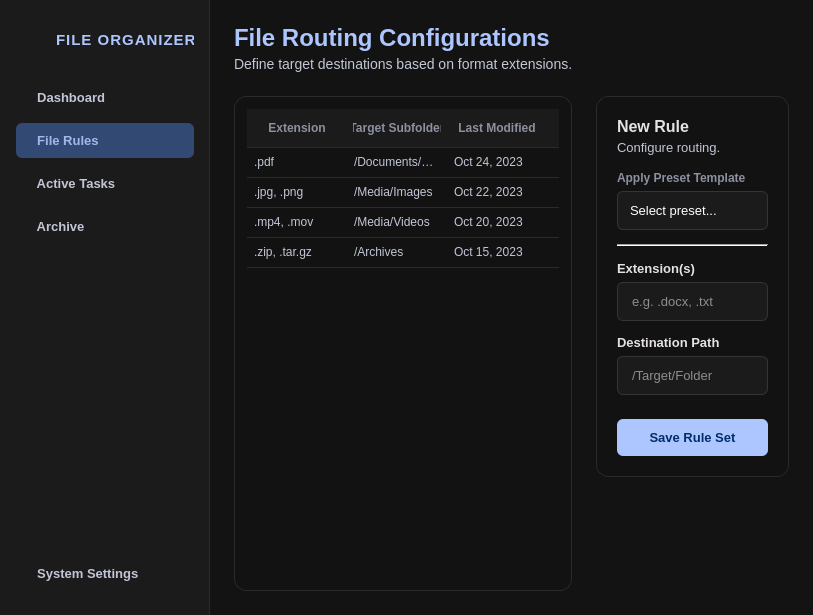
<?xml version="1.0" encoding="UTF-8"?>
<ui version="4.0">
 <class>MainWindow</class>
 <widget class="QMainWindow" name="MainWindow">
  <property name="geometry">
   <rect>
    <x>0</x>
    <y>0</y>
    <width>813</width>
    <height>615</height>
   </rect>
  </property>
  <property name="windowTitle">
   <string>Monolith File Organizer</string>
  </property>
  <property name="styleSheet">
   <string>
/* ================= MONOLITH CORE MASTER THEME ================= */
* {
    font-family: &quot;Inter&quot;, &quot;Segoe UI&quot;, sans-serif;
    color: #e5e2e1;
}
QMainWindow, QWidget#centralwidget, QStackedWidget, QWidget#signin, QWidget#signup {
    background-color: #0A0A0A;
}
QWidget#main_app, QWidget#dashboard_view, QWidget#rules_view {
    background-color: #131313;
}

/* Typography Headings */
QLabel#lbl_signin_title, QLabel#lbl_signup_title {
    font-size: 26px; font-weight: bold; color: #FFFFFF; margin-bottom: 4px;
}
QLabel#lbl_dash_title, QLabel#lbl_rules_page_title {
    font-size: 24px; font-weight: bold; color: #adc6ff;
}
QLabel#lbl_rules_page_sub {
    font-size: 14px; color: #c2c6d6;
}
QLabel#lbl_ops_title, QLabel#lbl_rules_title, QLabel#lbl_new_rule_title {
    font-size: 16px; font-weight: bold; color: #e5e2e1;
}
QLabel#lbl_ops_sub, QLabel#lbl_new_rule_sub {
    font-size: 13px; color: #c2c6d6;
}

/* Inputs, Textboxes, and ComboBoxes */
QLineEdit, QComboBox {
    background-color: #1c1b1b;
    color: #FFFFFF;
    border: 1px solid #353534;
    border-radius: 6px;
    padding: 10px 12px;
    font-size: 13px;
}
QLineEdit:focus, QComboBox:focus {
    border: 1px solid #adc6ff;
}
QLineEdit[readOnly=&quot;true&quot;] {
    color: #8c909f;
}
QComboBox::drop-down {
    border: none;
    width: 24px;
}
QComboBox QAbstractItemView {
    background-color: #1c1b1b;
    color: #FFFFFF;
    selection-background-color: #324974;
    border: 1px solid #353534;
}

/* Standard Buttons */
QPushButton {
    background-color: #adc6ff;
    color: #002e6a;
    border: none;
    border-radius: 6px;
    padding: 11px;
    font-size: 13px;
    font-weight: bold;
}
QPushButton:hover { background-color: #d8e2ff; }
QPushButton:pressed { background-color: #4d8eff; }

/* Flat Text Links (Login/Signup) */
QPushButton#btn_go_signup, QPushButton#btn_go_signin {
    background-color: transparent; color: #d0bcff; font-weight: normal;
}
QPushButton#btn_go_signup:hover, QPushButton#btn_go_signin:hover {
    color: #FFFFFF; text-decoration: underline;
}

/* Forms and Cards */
QFrame#formFrame_signin, QFrame#formFrame_signup, QFrame#card_ops, QFrame#card_rules, QFrame#card_rules_table, QFrame#card_new_rule {
    background-color: #121212;
    border-radius: 12px;
    border: 1px solid #2a2a2a;
}

/* Sidebar Styling */
QFrame#sidebarFrame {
    background-color: #1c1b1b;
    border-right: 1px solid #2a2a2a;
}
QPushButton#btn_nav_dash, QPushButton#btn_nav_rules, QPushButton#btn_nav_tasks, QPushButton#btn_nav_archive, QPushButton#btn_nav_settings {
    background-color: transparent;
    color: #c2c6d6;
    text-align: left;
    padding: 10px 14px;
    border-radius: 6px;
    font-weight: 600;
}
QPushButton#btn_nav_dash:hover, QPushButton#btn_nav_rules:hover, QPushButton#btn_nav_tasks:hover, QPushButton#btn_nav_archive:hover, QPushButton#btn_nav_settings:hover {
    background-color: #2a2a2a; color: #ffffff;
}
QPushButton#btn_nav_dash:checked, QPushButton#btn_nav_rules:checked, QPushButton#btn_nav_tasks:checked, QPushButton#btn_nav_archive:checked {
    background-color: #324974; color: #a2b8ea;
}

/* Action Buttons Specifics */
QPushButton#btn_browse_folder {
    background-color: #2a2a2a; color: #e5e2e1; border: 1px solid #353534;
}
QPushButton#btn_browse_folder:hover { background-color: #324974; color: #a2b8ea; }
QPushButton#btn_run_cleanup {
    background-color: #adc6ff; color: #00285d; font-size: 14px; padding: 14px; border-radius: 10px;
}
QPushButton#btn_run_cleanup:hover { background-color: #d8e2ff; }
QPushButton#btn_add_rule { background-color: #324974; color: #a2b8ea; }
QPushButton#btn_add_rule:hover { background-color: #4d8eff; color: #002e6a; }
QPushButton#btn_remove_rule { background-color: #2a2a2a; color: #ffb4ab; border: 1px solid #93000a; }
QPushButton#btn_remove_rule:hover { background-color: #93000a; color: #ffffff; }

/* Tables and Console Log */
QPlainTextEdit#txt_activity_log {
    background-color: #0e0e0e; color: #adc6ff; border: 1px solid #2a2a2a; border-radius: 8px; font-family: monospace; font-size: 11px;
}
QTableWidget {
    background-color: transparent; border: none; gridline-color: #2a2a2a;
}
QTableWidget::viewport {
    background-color: transparent; 
}
QTableWidget::item {
    padding: 8px 4px; border-bottom: 1px solid #2a2a2a; color: #c2c6d6; font-size: 13px;
}
QTableWidget::item:selected {
    background-color: #324974; color: #ffffff;
}
QHeaderView::section {
    background-color: #1c1b1b; color: #8c909f; padding: 10px 6px; border: none; border-bottom: 1px solid #2a2a2a; font-weight: bold; font-size: 12px; text-align: left;
}

/* Checkbox */
QCheckBox { font-size: 12px; spacing: 8px; }
QCheckBox::indicator { width: 16px; height: 16px; border-radius: 4px; border: 1px solid #8c909f; background: #131313; }
QCheckBox::indicator:checked { background: #adc6ff; border: 1px solid #adc6ff; }
   </string>
  </property>
  <widget class="QWidget" name="centralwidget">
   <layout class="QVBoxLayout" name="verticalLayout_main">
    <property name="leftMargin">
     <number>0</number>
    </property>
    <property name="topMargin">
     <number>0</number>
    </property>
    <property name="rightMargin">
     <number>0</number>
    </property>
    <property name="bottomMargin">
     <number>0</number>
    </property>
    <item>
     <widget class="QStackedWidget" name="stackedWidget_main">
      <property name="currentIndex">
       <number>2</number>
      </property>
      <widget class="QWidget" name="signin">
       <layout class="QGridLayout" name="gridLayout_signin">
        <item row="0" column="1">
         <spacer name="vSp_in1">
          <property name="orientation">
           <enum>Qt::Vertical</enum>
          </property>
          <property name="sizeHint" stdset="0">
           <size>
            <width>0</width>
            <height>0</height>
           </size>
          </property>
         </spacer>
        </item>
        <item row="1" column="0">
         <spacer name="hSp_in1">
          <property name="orientation">
           <enum>Qt::Horizontal</enum>
          </property>
          <property name="sizeHint" stdset="0">
           <size>
            <width>0</width>
            <height>0</height>
           </size>
          </property>
         </spacer>
        </item>
        <item row="1" column="1">
         <widget class="QFrame" name="formFrame_signin">
          <property name="minimumSize">
           <size>
            <width>400</width>
            <height>420</height>
           </size>
          </property>
          <layout class="QVBoxLayout" name="vbox_signin">
           <property name="spacing">
            <number>14</number>
           </property>
           <property name="leftMargin">
            <number>36</number>
           </property>
           <property name="topMargin">
            <number>36</number>
           </property>
           <property name="rightMargin">
            <number>36</number>
           </property>
           <property name="bottomMargin">
            <number>36</number>
           </property>
           <item alignment="Qt::AlignHCenter">
            <widget class="QLabel" name="logo_in">
             <property name="minimumSize">
              <size>
               <width>72</width>
               <height>72</height>
              </size>
             </property>
             <property name="maximumSize">
              <size>
               <width>72</width>
               <height>72</height>
              </size>
             </property>
             <property name="pixmap">
              <pixmap>logo.svg</pixmap>
             </property>
             <property name="scaledContents">
              <bool>true</bool>
             </property>
            </widget>
           </item>
           <item>
            <widget class="QLabel" name="lbl_signin_title">
             <property name="text">
              <string>Sign In</string>
             </property>
             <property name="alignment">
              <set>Qt::AlignCenter</set>
             </property>
            </widget>
           </item>
           <item>
            <widget class="QLineEdit" name="txt_signin_email">
             <property name="placeholderText">
              <string>Email Address</string>
             </property>
            </widget>
           </item>
           <item>
            <widget class="QLineEdit" name="txt_signin_password">
             <property name="echoMode">
              <enum>QLineEdit::Password</enum>
             </property>
             <property name="placeholderText">
              <string>Password</string>
             </property>
            </widget>
           </item>
           <item>
            <widget class="QPushButton" name="btn_signin">
             <property name="cursor">
              <cursorShape>PointingHandCursor</cursorShape>
             </property>
             <property name="text">
              <string>Sign In</string>
             </property>
            </widget>
           </item>
           <item>
            <widget class="QPushButton" name="btn_go_signup">
             <property name="cursor">
              <cursorShape>PointingHandCursor</cursorShape>
             </property>
             <property name="text">
              <string>Don't have an account? Sign Up</string>
             </property>
            </widget>
           </item>
          </layout>
         </widget>
        </item>
        <item row="1" column="2">
         <spacer name="hSp_in2">
          <property name="orientation">
           <enum>Qt::Horizontal</enum>
          </property>
          <property name="sizeHint" stdset="0">
           <size>
            <width>0</width>
            <height>0</height>
           </size>
          </property>
         </spacer>
        </item>
        <item row="2" column="1">
         <spacer name="vSp_in2">
          <property name="orientation">
           <enum>Qt::Vertical</enum>
          </property>
          <property name="sizeHint" stdset="0">
           <size>
            <width>0</width>
            <height>0</height>
           </size>
          </property>
         </spacer>
        </item>
       </layout>
      </widget>
      <widget class="QWidget" name="signup">
       <layout class="QGridLayout" name="gridLayout_signup">
        <item row="0" column="1">
         <spacer name="vSp_up1">
          <property name="orientation">
           <enum>Qt::Vertical</enum>
          </property>
          <property name="sizeHint" stdset="0">
           <size>
            <width>0</width>
            <height>0</height>
           </size>
          </property>
         </spacer>
        </item>
        <item row="1" column="0">
         <spacer name="hSp_up1">
          <property name="orientation">
           <enum>Qt::Horizontal</enum>
          </property>
          <property name="sizeHint" stdset="0">
           <size>
            <width>0</width>
            <height>0</height>
           </size>
          </property>
         </spacer>
        </item>
        <item row="1" column="1">
         <widget class="QFrame" name="formFrame_signup">
          <property name="minimumSize">
           <size>
            <width>400</width>
            <height>480</height>
           </size>
          </property>
          <layout class="QVBoxLayout" name="vbox_signup">
           <property name="spacing">
            <number>14</number>
           </property>
           <property name="leftMargin">
            <number>36</number>
           </property>
           <property name="topMargin">
            <number>36</number>
           </property>
           <property name="rightMargin">
            <number>36</number>
           </property>
           <property name="bottomMargin">
            <number>36</number>
           </property>
           <item alignment="Qt::AlignHCenter">
            <widget class="QLabel" name="logo_up">
             <property name="minimumSize">
              <size>
               <width>72</width>
               <height>72</height>
              </size>
             </property>
             <property name="maximumSize">
              <size>
               <width>72</width>
               <height>72</height>
              </size>
             </property>
             <property name="pixmap">
              <pixmap>logo.svg</pixmap>
             </property>
             <property name="scaledContents">
              <bool>true</bool>
             </property>
            </widget>
           </item>
           <item>
            <widget class="QLabel" name="lbl_signup_title">
             <property name="text">
              <string>Create Account</string>
             </property>
             <property name="alignment">
              <set>Qt::AlignCenter</set>
             </property>
            </widget>
           </item>
           <item>
            <widget class="QLineEdit" name="txt_signup_username">
             <property name="placeholderText">
              <string>Username</string>
             </property>
            </widget>
           </item>
           <item>
            <widget class="QLineEdit" name="txt_signup_email">
             <property name="placeholderText">
              <string>Email Address</string>
             </property>
            </widget>
           </item>
           <item>
            <widget class="QLineEdit" name="txt_signup_password">
             <property name="echoMode">
              <enum>QLineEdit::Password</enum>
             </property>
             <property name="placeholderText">
              <string>Password</string>
             </property>
            </widget>
           </item>
           <item>
            <widget class="QPushButton" name="btn_signup">
             <property name="cursor">
              <cursorShape>PointingHandCursor</cursorShape>
             </property>
             <property name="text">
              <string>Sign Up</string>
             </property>
            </widget>
           </item>
           <item>
            <widget class="QPushButton" name="btn_go_signin">
             <property name="cursor">
              <cursorShape>PointingHandCursor</cursorShape>
             </property>
             <property name="text">
              <string>Already have an account? Sign In</string>
             </property>
            </widget>
           </item>
          </layout>
         </widget>
        </item>
        <item row="1" column="2">
         <spacer name="hSp_up2">
          <property name="orientation">
           <enum>Qt::Horizontal</enum>
          </property>
          <property name="sizeHint" stdset="0">
           <size>
            <width>0</width>
            <height>0</height>
           </size>
          </property>
         </spacer>
        </item>
        <item row="2" column="1">
         <spacer name="vSp_up2">
          <property name="orientation">
           <enum>Qt::Vertical</enum>
          </property>
          <property name="sizeHint" stdset="0">
           <size>
            <width>0</width>
            <height>0</height>
           </size>
          </property>
         </spacer>
        </item>
       </layout>
      </widget>
      <widget class="QWidget" name="main_app">
       <layout class="QHBoxLayout" name="horizontalLayout_app_master">
        <property name="spacing">
         <number>0</number>
        </property>
        <property name="leftMargin">
         <number>0</number>
        </property>
        <property name="topMargin">
         <number>0</number>
        </property>
        <property name="rightMargin">
         <number>0</number>
        </property>
        <property name="bottomMargin">
         <number>0</number>
        </property>
        <item>
         <widget class="QFrame" name="sidebarFrame">
          <property name="minimumSize">
           <size>
            <width>210</width>
            <height>0</height>
           </size>
          </property>
          <property name="maximumSize">
           <size>
            <width>210</width>
            <height>16777215</height>
           </size>
          </property>
          <layout class="QVBoxLayout" name="verticalLayout_sidebar">
           <property name="spacing">
            <number>8</number>
           </property>
           <property name="leftMargin">
            <number>16</number>
           </property>
           <property name="topMargin">
            <number>24</number>
           </property>
           <property name="rightMargin">
            <number>16</number>
           </property>
           <property name="bottomMargin">
            <number>24</number>
           </property>
           <item>
            <layout class="QHBoxLayout" name="sidebarLogoLayout">
             <property name="bottomMargin">
              <number>16</number>
             </property>
             <item>
              <widget class="QLabel" name="lbl_side_logo">
               <property name="minimumSize">
                <size>
                 <width>32</width>
                 <height>32</height>
                </size>
               </property>
               <property name="maximumSize">
                <size>
                 <width>32</width>
                 <height>32</height>
                </size>
               </property>
               <property name="pixmap">
                <pixmap>file-organizer-logo.svg</pixmap>
               </property>
               <property name="scaledContents">
                <bool>true</bool>
               </property>
              </widget>
             </item>
             <item>
              <widget class="QLabel" name="lbl_side_appname">
               <property name="styleSheet">
                <string>font-weight: 800; letter-spacing: 1px; color: #adc6ff; font-size: 15px;</string>
               </property>
               <property name="text">
                <string>FILE ORGANIZER</string>
               </property>
              </widget>
             </item>
            </layout>
           </item>
           <item>
            <widget class="QPushButton" name="btn_nav_dash">
             <property name="cursor">
              <cursorShape>PointingHandCursor</cursorShape>
             </property>
             <property name="text">
              <string>  Dashboard</string>
             </property>
             <property name="checkable">
              <bool>true</bool>
             </property>
             <property name="autoExclusive">
              <bool>true</bool>
             </property>
            </widget>
           </item>
           <item>
            <widget class="QPushButton" name="btn_nav_rules">
             <property name="cursor">
              <cursorShape>PointingHandCursor</cursorShape>
             </property>
             <property name="text">
              <string>  File Rules</string>
             </property>
             <property name="checkable">
              <bool>true</bool>
             </property>
             <property name="checked">
              <bool>true</bool>
             </property>
             <property name="autoExclusive">
              <bool>true</bool>
             </property>
            </widget>
           </item>
           <item>
            <widget class="QPushButton" name="btn_nav_tasks">
             <property name="cursor">
              <cursorShape>PointingHandCursor</cursorShape>
             </property>
             <property name="text">
              <string>  Active Tasks</string>
             </property>
             <property name="checkable">
              <bool>true</bool>
             </property>
             <property name="autoExclusive">
              <bool>true</bool>
             </property>
            </widget>
           </item>
           <item>
            <widget class="QPushButton" name="btn_nav_archive">
             <property name="cursor">
              <cursorShape>PointingHandCursor</cursorShape>
             </property>
             <property name="text">
              <string>  Archive</string>
             </property>
             <property name="checkable">
              <bool>true</bool>
             </property>
             <property name="autoExclusive">
              <bool>true</bool>
             </property>
            </widget>
           </item>
           <item>
            <spacer name="verticalSpacer_sidebar">
             <property name="orientation">
              <enum>Qt::Vertical</enum>
             </property>
             <property name="sizeHint" stdset="0">
              <size>
               <width>0</width>
               <height>0</height>
              </size>
             </property>
            </spacer>
           </item>
           <item>
            <widget class="QPushButton" name="btn_nav_settings">
             <property name="cursor">
              <cursorShape>PointingHandCursor</cursorShape>
             </property>
             <property name="text">
              <string>  System Settings</string>
             </property>
            </widget>
           </item>
          </layout>
         </widget>
        </item>
        <item>
         <widget class="QStackedWidget" name="stackedWidget_app">
          <property name="currentIndex">
           <number>1</number>
          </property>
          <widget class="QWidget" name="dashboard_view">
           <layout class="QVBoxLayout" name="verticalLayout_dash_body">
            <property name="spacing">
             <number>16</number>
            </property>
            <property name="leftMargin">
             <number>32</number>
            </property>
            <property name="topMargin">
             <number>32</number>
            </property>
            <property name="rightMargin">
             <number>32</number>
            </property>
            <property name="bottomMargin">
             <number>32</number>
            </property>
            <item>
             <widget class="QLabel" name="lbl_dash_title">
              <property name="text">
               <string>Dashboard</string>
              </property>
             </widget>
            </item>
            <item>
             <layout class="QHBoxLayout" name="horizontalLayout_dash_grid" stretch="1,1">
              <property name="spacing">
               <number>24</number>
              </property>
              <item>
               <widget class="QFrame" name="card_ops">
                <layout class="QVBoxLayout" name="verticalLayout_ops">
                 <property name="spacing">
                  <number>14</number>
                 </property>
                 <property name="leftMargin">
                  <number>24</number>
                 </property>
                 <property name="topMargin">
                  <number>24</number>
                 </property>
                 <property name="rightMargin">
                  <number>24</number>
                 </property>
                 <property name="bottomMargin">
                  <number>24</number>
                 </property>
                 <item>
                  <widget class="QLabel" name="lbl_ops_title">
                   <property name="text">
                    <string>Operations Center</string>
                   </property>
                  </widget>
                 </item>
                 <item>
                  <widget class="QLabel" name="lbl_ops_sub">
                   <property name="text">
                    <string>Initialize file system indexing and cleanup.</string>
                   </property>
                  </widget>
                 </item>
                 <item>
                  <widget class="QLabel" name="lbl_target_tag">
                   <property name="styleSheet">
                    <string>font-size: 10px; font-weight: bold; color: #8c909f; letter-spacing: 1px;</string>
                   </property>
                   <property name="text">
                    <string>TARGET FOLDER</string>
                   </property>
                  </widget>
                 </item>
                 <item>
                  <layout class="QHBoxLayout" name="targetFolderLayout">
                   <item>
                    <widget class="QLineEdit" name="txt_target_folder">
                     <property name="text">
                      <string>/users/monolith/production/assets</string>
                     </property>
                     <property name="readOnly">
                      <bool>true</bool>
                     </property>
                    </widget>
                   </item>
                   <item>
                    <widget class="QPushButton" name="btn_browse_folder">
                     <property name="cursor">
                      <cursorShape>PointingHandCursor</cursorShape>
                     </property>
                     <property name="text">
                      <string>Browse...</string>
                     </property>
                    </widget>
                   </item>
                  </layout>
                 </item>
                 <item>
                  <widget class="QCheckBox" name="chk_dedup">
                   <property name="text">
                    <string>Delete identical duplicate files (SHA-256)</string>
                   </property>
                   <property name="checked">
                    <bool>true</bool>
                   </property>
                  </widget>
                 </item>
                 <item>
                  <widget class="QPushButton" name="btn_run_cleanup">
                   <property name="cursor">
                    <cursorShape>PointingHandCursor</cursorShape>
                   </property>
                   <property name="text">
                    <string>RUN MANIFEST CLEANUP</string>
                   </property>
                  </widget>
                 </item>
                 <item>
                  <widget class="QLabel" name="lbl_log_header">
                   <property name="styleSheet">
                    <string>font-size: 11px; color: #8c909f; margin-top: 6px;</string>
                   </property>
                   <property name="text">
                    <string>Console Log</string>
                   </property>
                  </widget>
                 </item>
                 <item>
                  <widget class="QPlainTextEdit" name="txt_activity_log">
                   <property name="readOnly">
                    <bool>true</bool>
                   </property>
                   <property name="plainText">
                    <string># Monolith System initialized...
# Session active. Awaiting instruction...
_</string>
                   </property>
                  </widget>
                 </item>
                </layout>
               </widget>
              </item>
              <item>
               <widget class="QFrame" name="card_rules">
                <layout class="QVBoxLayout" name="verticalLayout_rules_small">
                 <property name="spacing">
                  <number>12</number>
                 </property>
                 <property name="leftMargin">
                  <number>24</number>
                 </property>
                 <property name="topMargin">
                  <number>24</number>
                 </property>
                 <property name="rightMargin">
                  <number>24</number>
                 </property>
                 <property name="bottomMargin">
                  <number>24</number>
                 </property>
                 <item>
                  <widget class="QLabel" name="lbl_rules_title">
                   <property name="text">
                    <string>Active Routing Rules</string>
                   </property>
                  </widget>
                 </item>
                 <item>
                  <widget class="QTableWidget" name="table_rules">
                   <property name="verticalScrollBarPolicy">
                    <enum>Qt::ScrollBarAsNeeded</enum>
                   </property>
                   <property name="horizontalScrollBarPolicy">
                    <enum>Qt::ScrollBarAlwaysOff</enum>
                   </property>
                   <property name="alternatingRowColors">
                    <bool>false</bool>
                   </property>
                   <property name="selectionBehavior">
                    <enum>QAbstractItemView::SelectRows</enum>
                   </property>
                   <property name="showGrid">
                    <bool>false</bool>
                   </property>
                   <property name="rowCount">
                    <number>4</number>
                   </property>
                   <property name="columnCount">
                    <number>2</number>
                   </property>
                   <attribute name="horizontalHeaderStretchLastSection">
                    <bool>true</bool>
                   </attribute>
                   <attribute name="verticalHeaderVisible">
                    <bool>false</bool>
                   </attribute>
                   <row/>
                   <row/>
                   <row/>
                   <row/>
                   <column>
                    <property name="text">
                     <string>Extension</string>
                    </property>
                   </column>
                   <column>
                    <property name="text">
                     <string>Destination</string>
                    </property>
                   </column>
                   <item row="0" column="0">
                    <property name="text">
                     <string>.pdf</string>
                    </property>
                   </item>
                   <item row="0" column="1">
                    <property name="text">
                     <string>Documents/PDFs</string>
                    </property>
                   </item>
                   <item row="1" column="0">
                    <property name="text">
                     <string>.png, .jpg</string>
                    </property>
                   </item>
                   <item row="1" column="1">
                    <property name="text">
                     <string>Images/Work</string>
                    </property>
                   </item>
                   <item row="2" column="0">
                    <property name="text">
                     <string>.zip</string>
                    </property>
                   </item>
                   <item row="2" column="1">
                    <property name="text">
                     <string>Archives/System</string>
                    </property>
                   </item>
                   <item row="3" column="0">
                    <property name="text">
                     <string>.mp4</string>
                    </property>
                   </item>
                   <item row="3" column="1">
                    <property name="text">
                     <string>Media/Video</string>
                    </property>
                   </item>
                  </widget>
                 </item>
                 <item>
                  <layout class="QHBoxLayout" name="newRuleInputs">
                   <item>
                    <widget class="QLineEdit" name="txt_new_ext">
                     <property name="placeholderText">
                      <string>.mp3</string>
                     </property>
                    </widget>
                   </item>
                   <item>
                    <widget class="QLineEdit" name="txt_new_dest">
                     <property name="placeholderText">
                      <string>Music/Library</string>
                     </property>
                    </widget>
                   </item>
                  </layout>
                 </item>
                 <item>
                  <layout class="QHBoxLayout" name="newRuleButtons">
                   <item>
                    <widget class="QPushButton" name="btn_add_rule">
                     <property name="cursor">
                      <cursorShape>PointingHandCursor</cursorShape>
                     </property>
                     <property name="text">
                      <string>ADD RULE</string>
                     </property>
                    </widget>
                   </item>
                   <item>
                    <widget class="QPushButton" name="btn_remove_rule">
                     <property name="cursor">
                      <cursorShape>PointingHandCursor</cursorShape>
                     </property>
                     <property name="text">
                      <string>REMOVE</string>
                     </property>
                    </widget>
                   </item>
                  </layout>
                 </item>
                </layout>
               </widget>
              </item>
             </layout>
            </item>
           </layout>
          </widget>
          <widget class="QWidget" name="rules_view">
           <layout class="QVBoxLayout" name="verticalLayout_rules_page">
            <property name="spacing">
             <number>24</number>
            </property>
            <property name="leftMargin">
             <number>24</number>
            </property>
            <property name="topMargin">
             <number>24</number>
            </property>
            <property name="rightMargin">
             <number>24</number>
            </property>
            <property name="bottomMargin">
             <number>24</number>
            </property>
            <item>
             <layout class="QVBoxLayout" name="header_rules">
              <property name="spacing">
               <number>4</number>
              </property>
              <item>
               <widget class="QLabel" name="lbl_rules_page_title">
                <property name="text">
                 <string>File Routing Configurations</string>
                </property>
               </widget>
              </item>
              <item>
               <widget class="QLabel" name="lbl_rules_page_sub">
                <property name="text">
                 <string>Define target destinations based on format extensions.</string>
                </property>
               </widget>
              </item>
             </layout>
            </item>
            <item>
             <layout class="QHBoxLayout" name="horizontalLayout_rules_grid" stretch="7,4">
              <property name="spacing">
               <number>24</number>
              </property>
              <item>
               <widget class="QFrame" name="card_rules_table">
                <layout class="QVBoxLayout" name="verticalLayout_rules_full_table">
                 <property name="spacing">
                  <number>0</number>
                 </property>
                 <property name="leftMargin">
                  <number>12</number>
                 </property>
                 <property name="topMargin">
                  <number>12</number>
                 </property>
                 <property name="rightMargin">
                  <number>12</number>
                 </property>
                 <property name="bottomMargin">
                  <number>12</number>
                 </property>
                 <item>
                  <widget class="QTableWidget" name="table_rules_full">
                   <property name="verticalScrollBarPolicy">
                    <enum>Qt::ScrollBarAsNeeded</enum>
                   </property>
                   <property name="horizontalScrollBarPolicy">
                    <enum>Qt::ScrollBarAlwaysOff</enum>
                   </property>
                   <property name="alternatingRowColors">
                    <bool>false</bool>
                   </property>
                   <property name="selectionBehavior">
                    <enum>QAbstractItemView::SelectRows</enum>
                   </property>
                   <property name="showGrid">
                    <bool>false</bool>
                   </property>
                   <property name="rowCount">
                    <number>4</number>
                   </property>
                   <property name="columnCount">
                    <number>4</number>
                   </property>
                   <attribute name="horizontalHeaderStretchLastSection">
                    <bool>true</bool>
                   </attribute>
                   <attribute name="verticalHeaderVisible">
                    <bool>false</bool>
                   </attribute>
                   <row/>
                   <row/>
                   <row/>
                   <row/>
                   <column>
                    <property name="text">
                     <string>Extension</string>
                    </property>
                   </column>
                   <column>
                    <property name="text">
                     <string>Target Subfolder</string>
                    </property>
                   </column>
                   <column>
                    <property name="text">
                     <string>Last Modified</string>
                    </property>
                   </column>
                   <column>
                    <property name="text">
                     <string>Actions</string>
                    </property>
                   </column>
                   <item row="0" column="0">
                    <property name="text">
                     <string>.pdf</string>
                    </property>
                   </item>
                   <item row="0" column="1">
                    <property name="text">
                     <string>/Documents/PDFs</string>
                    </property>
                   </item>
                   <item row="0" column="2">
                    <property name="text">
                     <string>Oct 24, 2023</string>
                    </property>
                   </item>
                   <item row="0" column="3">
                    <property name="text">
                     <string>✎ Edit</string>
                    </property>
                    <property name="textAlignment">
                     <set>AlignTrailing|AlignVCenter</set>
                    </property>
                   </item>
                   <item row="1" column="0">
                    <property name="text">
                     <string>.jpg, .png</string>
                    </property>
                   </item>
                   <item row="1" column="1">
                    <property name="text">
                     <string>/Media/Images</string>
                    </property>
                   </item>
                   <item row="1" column="2">
                    <property name="text">
                     <string>Oct 22, 2023</string>
                    </property>
                   </item>
                   <item row="1" column="3">
                    <property name="text">
                     <string>✎ Edit</string>
                    </property>
                    <property name="textAlignment">
                     <set>AlignTrailing|AlignVCenter</set>
                    </property>
                   </item>
                   <item row="2" column="0">
                    <property name="text">
                     <string>.mp4, .mov</string>
                    </property>
                   </item>
                   <item row="2" column="1">
                    <property name="text">
                     <string>/Media/Videos</string>
                    </property>
                   </item>
                   <item row="2" column="2">
                    <property name="text">
                     <string>Oct 20, 2023</string>
                    </property>
                   </item>
                   <item row="2" column="3">
                    <property name="text">
                     <string>✎ Edit</string>
                    </property>
                    <property name="textAlignment">
                     <set>AlignTrailing|AlignVCenter</set>
                    </property>
                   </item>
                   <item row="3" column="0">
                    <property name="text">
                     <string>.zip, .tar.gz</string>
                    </property>
                   </item>
                   <item row="3" column="1">
                    <property name="text">
                     <string>/Archives</string>
                    </property>
                   </item>
                   <item row="3" column="2">
                    <property name="text">
                     <string>Oct 15, 2023</string>
                    </property>
                   </item>
                   <item row="3" column="3">
                    <property name="text">
                     <string>✎ Edit</string>
                    </property>
                    <property name="textAlignment">
                     <set>AlignTrailing|AlignVCenter</set>
                    </property>
                   </item>
                  </widget>
                 </item>
                </layout>
               </widget>
              </item>
              <item>
               <layout class="QVBoxLayout" name="verticalLayout_sticky_container">
                <item>
                 <widget class="QFrame" name="card_new_rule">
                  <property name="maximumSize">
                   <size>
                    <width>260</width>
                    <height>16777215</height>
                   </size>
                  </property>
                  <layout class="QVBoxLayout" name="verticalLayout_new_rule">
                   <property name="spacing">
                    <number>16</number>
                   </property>
                   <property name="leftMargin">
                    <number>20</number>
                   </property>
                   <property name="topMargin">
                    <number>20</number>
                   </property>
                   <property name="rightMargin">
                    <number>20</number>
                   </property>
                   <property name="bottomMargin">
                    <number>20</number>
                   </property>
                   <item>
                    <layout class="QVBoxLayout" name="header_new_rule">
                     <property name="spacing">
                      <number>4</number>
                     </property>
                     <item>
                      <widget class="QLabel" name="lbl_new_rule_title">
                       <property name="text">
                        <string>New Rule</string>
                       </property>
                      </widget>
                     </item>
                     <item>
                      <widget class="QLabel" name="lbl_new_rule_sub">
                       <property name="text">
                        <string>Configure routing.</string>
                       </property>
                      </widget>
                     </item>
                    </layout>
                   </item>
                   <item>
                    <layout class="QVBoxLayout" name="inputs_new_rule">
                     <property name="spacing">
                      <number>14</number>
                     </property>
                     <item>
                      <layout class="QVBoxLayout" name="vbox_preset">
                       <property name="spacing">
                        <number>6</number>
                       </property>
                       <item>
                        <widget class="QLabel" name="lbl_preset">
                         <property name="styleSheet">
                          <string>font-size: 12px; color: #8c909f; font-weight: bold;</string>
                         </property>
                         <property name="text">
                          <string>Apply Preset Template</string>
                         </property>
                        </widget>
                       </item>
                       <item>
                        <widget class="QComboBox" name="combo_preset">
                         <item>
                          <property name="text">
                           <string>Select preset...</string>
                          </property>
                         </item>
                         <item>
                          <property name="text">
                           <string>Media</string>
                          </property>
                         </item>
                         <item>
                          <property name="text">
                           <string>Code</string>
                          </property>
                         </item>
                         <item>
                          <property name="text">
                           <string>Documents</string>
                          </property>
                         </item>
                        </widget>
                       </item>
                      </layout>
                     </item>
                     <item>
                      <widget class="Line" name="line_rule_sep">
                       <property name="styleSheet">
                        <string>color: #2a2a2a;</string>
                       </property>
                       <property name="orientation">
                        <enum>Qt::Horizontal</enum>
                       </property>
                      </widget>
                     </item>
                     <item>
                      <layout class="QVBoxLayout" name="vbox_ext">
                       <property name="spacing">
                        <number>6</number>
                       </property>
                       <item>
                        <widget class="QLabel" name="lbl_ext">
                         <property name="styleSheet">
                          <string>font-size: 13px; color: #e5e2e1; font-weight: 600;</string>
                         </property>
                         <property name="text">
                          <string>Extension(s)</string>
                         </property>
                        </widget>
                       </item>
                       <item>
                        <widget class="QLineEdit" name="txt_rule_ext">
                         <property name="placeholderText">
                          <string>e.g. .docx, .txt</string>
                         </property>
                        </widget>
                       </item>
                      </layout>
                     </item>
                     <item>
                      <layout class="QVBoxLayout" name="vbox_dest">
                       <property name="spacing">
                        <number>6</number>
                       </property>
                       <item>
                        <widget class="QLabel" name="lbl_dest">
                         <property name="styleSheet">
                          <string>font-size: 13px; color: #e5e2e1; font-weight: 600;</string>
                         </property>
                         <property name="text">
                          <string>Destination Path</string>
                         </property>
                        </widget>
                       </item>
                       <item>
                        <widget class="QLineEdit" name="txt_rule_dest">
                         <property name="placeholderText">
                          <string>/Target/Folder</string>
                         </property>
                        </widget>
                       </item>
                      </layout>
                     </item>
                    </layout>
                   </item>
                   <item>
                    <widget class="QPushButton" name="btn_save_rule">
                     <property name="cursor">
                      <cursorShape>PointingHandCursor</cursorShape>
                     </property>
                     <property name="styleSheet">
                      <string>margin-top: 8px;</string>
                     </property>
                     <property name="text">
                      <string>Save Rule Set</string>
                     </property>
                    </widget>
                   </item>
                  </layout>
                 </widget>
                </item>
                <item>
                 <spacer name="verticalSpacer_sticky">
                  <property name="orientation">
                   <enum>Qt::Vertical</enum>
                  </property>
                  <property name="sizeHint" stdset="0">
                   <size>
                    <width>0</width>
                    <height>0</height>
                   </size>
                  </property>
                 </spacer>
                </item>
               </layout>
              </item>
             </layout>
            </item>
           </layout>
          </widget>
         </widget>
        </item>
       </layout>
      </widget>
     </widget>
    </item>
   </layout>
  </widget>
 </widget>
 <resources/>
 <connections/>
</ui>
